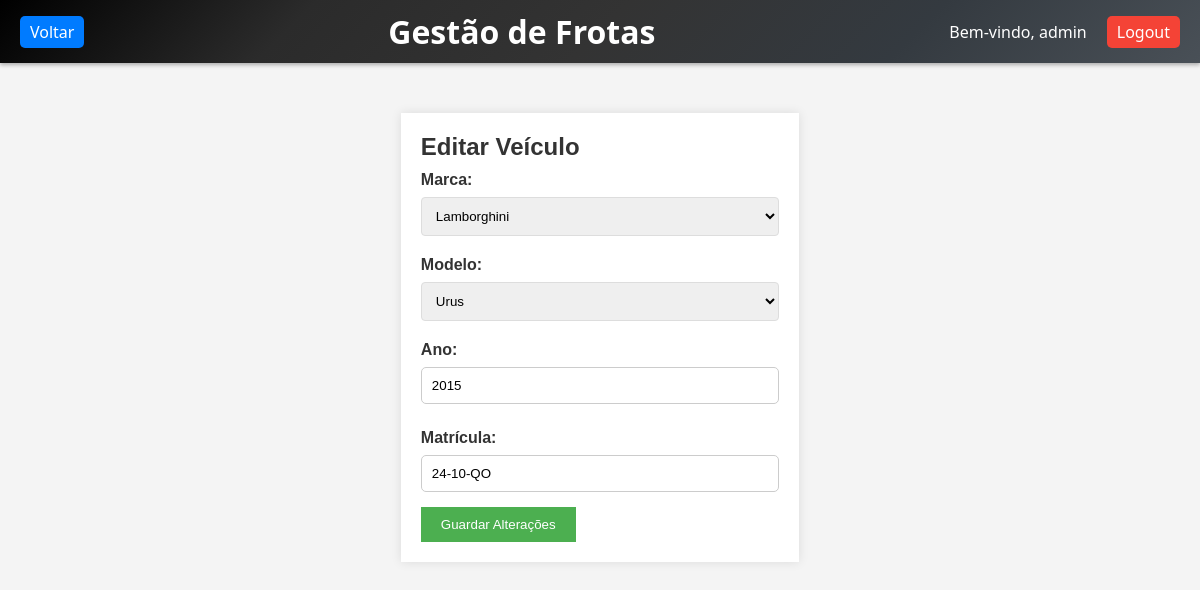
/php/editarVeiculo.php?id=6 (signed in), run on the app's committed database.
### tables this page shows
CREATE TABLE IF NOT EXISTS `veiculos` (
  `marca` varchar(50) NOT NULL DEFAULT '0',
  `modelo` varchar(50) NOT NULL DEFAULT '0',
  `ano` int NOT NULL,
  `matricula` varchar(50) NOT NULL DEFAULT '0',
  `id` int NOT NULL AUTO_INCREMENT,
  `estado` varchar(50) DEFAULT NULL,
  PRIMARY KEY (`id`)
);

CREATE TABLE IF NOT EXISTS `marcas` (
  `id` int NOT NULL AUTO_INCREMENT,
  `marca` varchar(255) NOT NULL,
  `diretorio_logo` varchar(50) DEFAULT NULL,
  PRIMARY KEY (`id`)
);

CREATE TABLE IF NOT EXISTS `modelos` (
  `id` int NOT NULL AUTO_INCREMENT,
  `id_marca` int NOT NULL,
  `modelo` varchar(255) NOT NULL,
  `especificacoes` varchar(5000) DEFAULT NULL,
  PRIMARY KEY (`id`),
  KEY `id_marca` (`id_marca`),
  CONSTRAINT `modelos_ibfk_1` FOREIGN KEY (`id_marca`) REFERENCES `marcas` (`id`)
);

### php/editarVeiculo.php (the view, shortened to what this page needs)
<?php
include 'conexaoDb.php';
if (isset($_GET['id'])) {
    $id = intval($_GET['id']);
    $query_veiculo = "SELECT * FROM `veiculos` WHERE `id` = $id";
    $result_veiculo = mysqli_query($liga, $query_veiculo);
    if (mysqli_num_rows($result_veiculo) > 0) {
        $veiculo = mysqli_fetch_assoc($result_veiculo);
    } else {
        echo "<script>alert('Veículo não encontrado.'); window.history.back();</script>";
        exit();
    }
} else {
    echo "<script>alert('ID do veículo não fornecido.'); window.history.back();</script>";
    exit();
}
$query_marcas = "SELECT * FROM `marcas`";
$result_marcas = mysqli_query($liga, $query_marcas);
function getModelos($liga, $id_marca) {
    $query_modelos = "SELECT * FROM `modelos` WHERE `id_marca` = $id_marca";
    return mysqli_query($liga, $query_modelos);
}
$result_modelos = getModelos($liga, $veiculo['marca']);
?>
<!DOCTYPE html>
<html lang="pt-PT">
<head>
    <link rel="stylesheet" href="styles.css">
</head>
<body>
    <?php include 'menuAdmin.php'; ?>
        <div class="form-container">
            <h2>Editar Veículo</h2>
            <form action="processarEditarVeiculo.php" method="post" onsubmit="validarFormulario(event)">
                <label for="marca">Marca:</label>
                <select id="marca" name="marca" onchange="getModelos(this.value)" required>
                    <?php while ($row = mysqli_fetch_assoc($result_marcas)): ?>
                        <option value="<?php echo htmlspecialchars($row['id']); ?>" <?php if ($row['id'] == $veiculo['marca']) echo 'selected'; ?>>
                            <?php echo htmlspecialchars($row['marca']); ?>
                        </option>
                    <?php endwhile; ?>
                </select>
                <label for="modelo">Modelo:</label>
                <select id="modelo" name="modelo" required>
                    <?php while ($row = mysqli_fetch_assoc($result_modelos)): ?>
                        <option value="<?php echo htmlspecialchars($row['id']); ?>" <?php if ($row['id'] == $veiculo['modelo']) echo 'selected'; ?>>
                            <?php echo htmlspecialchars($row['modelo']); ?>
                        </option>
                    <?php endwhile; ?>
                </select>
                <label for="ano">Ano:</label>
                <input type="number" id="ano" name="ano" min="1886" max="<?php echo date('Y'); ?>" value="<?php echo htmlspecialchars($veiculo['ano']); ?>" required>
                <label for="matricula">Matrícula:</label>
                <input type="text" id="matricula" name="matricula" value="<?php echo htmlspecialchars($veiculo['matricula']); ?>" required>
                <button type="submit">Guardar Alterações</button>
            </form>
        </div>
</body>
</html>

### styles.css (style rules this page uses)
* { margin: 0; padding: 0; box-sizing: border-box; }
body { font-family: 'Segoe UI', Tahoma, Geneva, Verdana, sans-serif; background-color: #f0f2f5; color: #333; display: flex; flex-direction: column; min-height: 100vh; }
form label { display: block; margin: 10px 0 5px; font-weight: bold; }
form input[type="text"], form input[type="number"], form input[type="date"], form select { width: 100%; padding: 10px; margin-bottom: 15px; border: 1px solid #ccc; border-radius: 5px; }

### php/editarVeiculo.php (style rules this page uses)
body { font-family: Arial, sans-serif; background-color: #f4f4f4; margin: 0; padding: 0; }
.form-container { max-width: 600px; margin: 50px auto; padding: 20px; background-color: white; box-shadow: 0 0 10px rgba(0, 0, 0, 0.1); }
.form-container form label { display: block; margin-bottom: 8px; font-weight: bold; }
.form-container form select, .form-container form input { width: 100%; padding: 10px; margin-bottom: 10px; border: 1px solid #ddd; border-radius: 4px; }
.form-container form button { padding: 10px 20px; background-color: #4CAF50; color: white; border: none; cursor: pointer; }

### php/menuAdmin.php (style rules this page uses)
body { font-family: Arial, sans-serif; background-color: #f4f4f4; margin: 0; padding: 0; }

### data on the page
veiculos: marca "Lamborghini", modelo "Urus", ano "2015", matricula "24-10-QO"

### other printed values
$_SESSION['username'] "admin"
